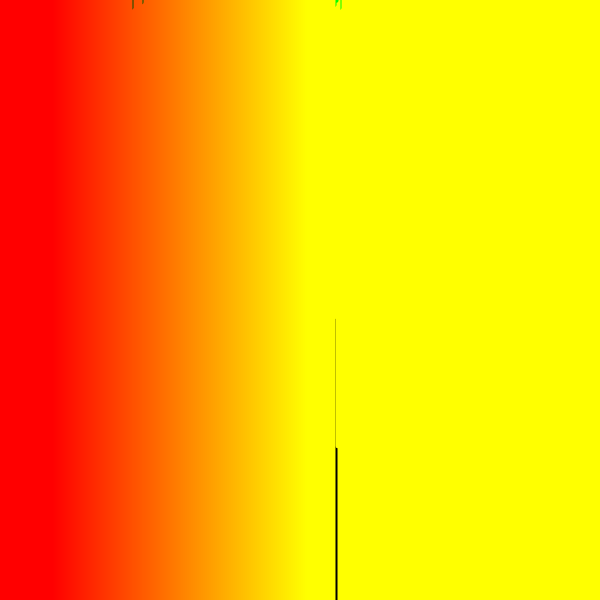
Frame 1 (no input)
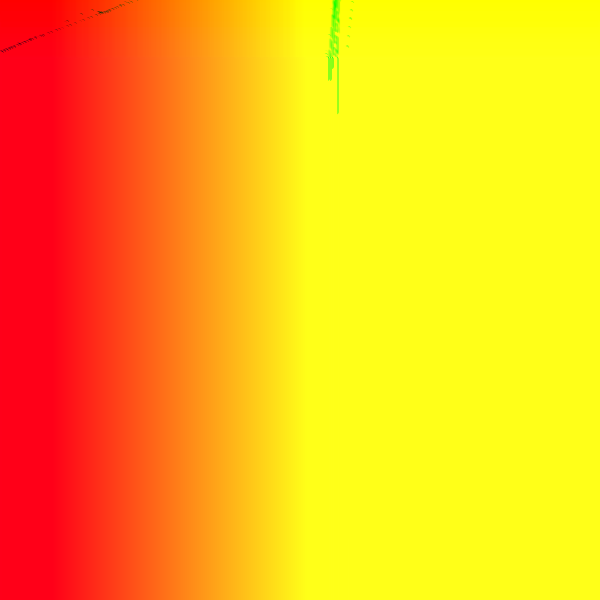
Frame 60 (no input)
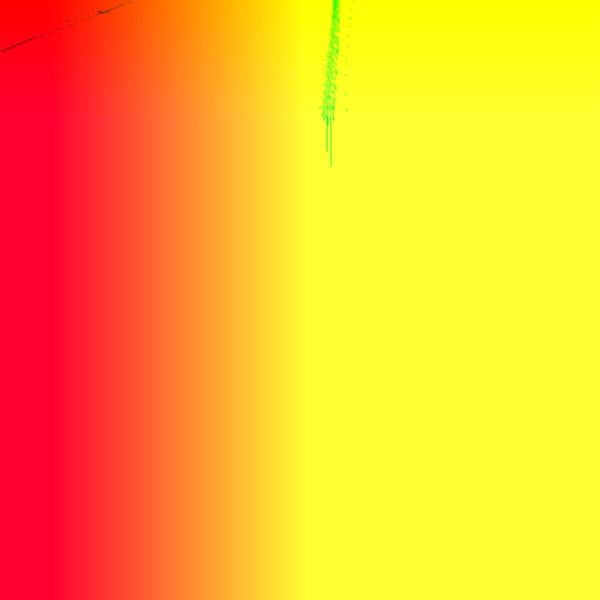
Frame 120 (the mouse pressed at the canvas centre since frame 60)

The p5.js sketch that drew these frames (run headless with seeded random() and noise() and a simulated clock; from frame 60 on, the mouse is pressed at the canvas centre):

// p5.js sketch
// ── sketch.js
//Inspo from

var y = 0;
var h, q;

var shift, shift2, shift3;

function setup() {
  w = 600;
  var canvas;
    if(windowWidth>=600 && windowHeight >=600){
      canvas = createCanvas(600, 600);
    }
    else{
      canvas = createCanvas(windowWidth, windowHeight - 100);
    }

  var x = (windowWidth - width) / 2;
  var y = (windowHeight - height) / 2;

  canvas.position(x, y);
  background(0);
  noStroke();
  strokeWeight(5)
  h=width/2;q=width/3
  shift = random(-10, 0);
  shift2 = random(0,2);
  shift3 = random(5, 10);
}

function draw(){
  if(y<w)for(x=w;x--;line(x,y,x,y+l))

  stroke(l=f((x-h)/q,(y-h)/q), x-50, map(y, 0, 600, 0, 255))
  y++
}

f=(x,y,n=4)=>n?f(cos(shift2*x)-cos(shift*y),x*x-y*y-shift3*x*y,n-1):(x-y)**2*10
